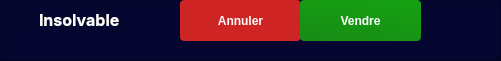
       <widget class="QFrame" name="frame_11">
        <property name="geometry">
         <rect>
          <x>-11</x>
          <y>382</y>
          <width>501</width>
          <height>61</height>
         </rect>
        </property>
        <property name="styleSheet">
         <string notr="true">background-color: rgb(4, 6, 47);</string>
        </property>
        <property name="frameShape">
         <enum>QFrame::StyledPanel</enum>
        </property>
        <property name="frameShadow">
         <enum>QFrame::Raised</enum>
        </property>
        <widget class="QPushButton" name="reset">
         <property name="geometry">
          <rect>
           <x>180</x>
           <y>0</y>
           <width>121</width>
           <height>41</height>
          </rect>
         </property>
         <property name="font">
          <font>
           <pointsize>9</pointsize>
           <weight>75</weight>
           <bold>true</bold>
          </font>
         </property>
         <property name="cursor">
          <cursorShape>PointingHandCursor</cursorShape>
         </property>
         <property name="styleSheet">
          <string notr="true">background-color: rgb(206, 36, 36);
color:white;
border-radius:4px</string>
         </property>
         <property name="text">
          <string>Annuler</string>
         </property>
        </widget>
        <widget class="QPushButton" name="sale">
         <property name="geometry">
          <rect>
           <x>300</x>
           <y>0</y>
           <width>121</width>
           <height>41</height>
          </rect>
         </property>
         <property name="font">
          <font>
           <pointsize>9</pointsize>
           <weight>75</weight>
           <bold>true</bold>
          </font>
         </property>
         <property name="cursor">
          <cursorShape>PointingHandCursor</cursorShape>
         </property>
         <property name="styleSheet">
          <string notr="true">background-color: qlineargradient(spread:pad, x1:0, y1:2, x2:1, y2:0, stop:0 rgb(25, 125, 24), stop:1  rgb(21, 162, 18));
color:white;
border-radius:4px;
border:solid 4px;
border-color: red;</string>
         </property>
         <property name="text">
          <string>Vendre</string>
         </property>
        </widget>
        <widget class="QCheckBox" name="insolved">
         <property name="geometry">
          <rect>
           <x>20</x>
           <y>10</y>
           <width>121</width>
           <height>19</height>
          </rect>
         </property>
         <property name="font">
          <font>
           <family>Inter</family>
           <pointsize>12</pointsize>
           <weight>75</weight>
           <bold>true</bold>
           <stylestrategy>PreferDefault</stylestrategy>
          </font>
         </property>
         <property name="cursor">
          <cursorShape>PointingHandCursor</cursorShape>
         </property>
         <property name="styleSheet">
          <string notr="true">color:#fff</string>
         </property>
         <property name="text">
          <string>Insolvable</string>
         </property>
        </widget>
       </widget>
